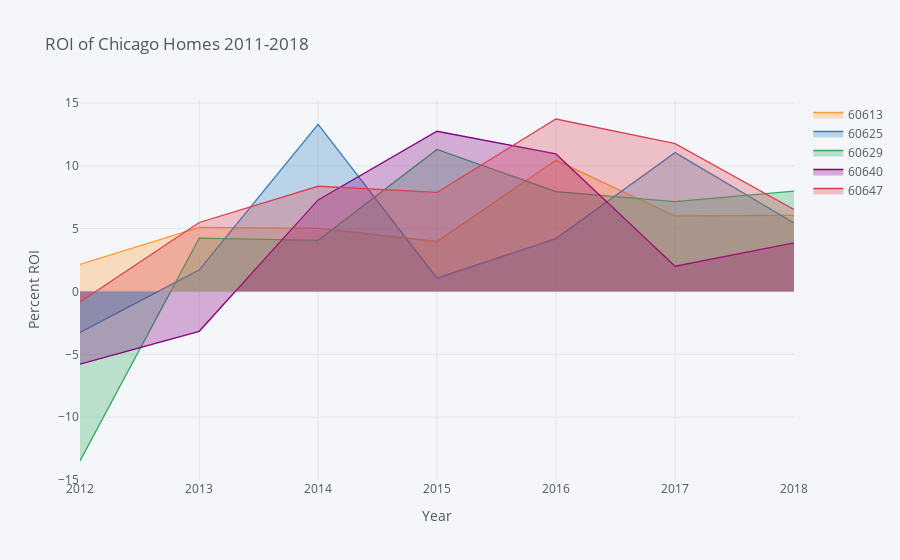

Notebook code for this chart:
### Code cell
import cufflinks as cf
cf.go_offline()
roi_chi.iplot(title="ROI of Chicago Homes 2011-2018",
                    xTitle="Year",
                    yTitle="Percent ROI",
                   shape=(13,8),
                    subplot_titles=True,
                    fill=True,)

### Figure 1 — Plotly figure (JSON) as saved in the notebook; plotly's stock layout.template omitted (floating-point values rounded to 4 significant figures)
{"data": [{"fill": "tozeroy", "fillcolor": "rgba(255, 153, 51, 0.3)", "line": {"color": "rgba(255, 153, 51, 1.0)", "dash": "solid", "shape": "linear", "width": 1.3}, "mode": "lines", "name": "60613", "text": "", "type": "scatter", "x": ["2012-01-01", "2013-01-01", "2014-01-01", "2015-01-01", "2016-01-01", "2017-01-01", "2018-01-01"], "y": [2.161, 5.098, 5.031, 3.979, 10.44, 6.011, 6.063]}, {"fill": "tozeroy", "fillcolor": "rgba(55, 128, 191, 0.3)", "line": {"color": "rgba(55, 128, 191, 1.0)", "dash": "solid", "shape": "linear", "width": 1.3}, "mode": "lines", "name": "60625", "text": "", "type": "scatter", "x": ["2012-01-01", "2013-01-01", "2014-01-01", "2015-01-01", "2016-01-01", "2017-01-01", "2018-01-01"], "y": [-3.259, 1.715, 13.31, 1.063, 4.207, 11.05, 5.453]}, {"fill": "tozeroy", "fillcolor": "rgba(50, 171, 96, 0.3)", "line": {"color": "rgba(50, 171, 96, 1.0)", "dash": "solid", "shape": "linear", "width": 1.3}, "mode": "lines", "name": "60629", "text": "", "type": "scatter", "x": ["2012-01-01", "2013-01-01", "2014-01-01", "2015-01-01", "2016-01-01", "2017-01-01", "2018-01-01"], "y": [-13.49, 4.244, 4.071, 11.31, 7.945, 7.148, 7.992]}, {"fill": "tozeroy", "fillcolor": "rgba(128, 0, 128, 0.3)", "line": {"color": "rgba(128, 0, 128, 1.0)", "dash": "solid", "shape": "linear", "width": 1.3}, "mode": "lines", "name": "60640", "text": "", "type": "scatter", "x": ["2012-01-01", "2013-01-01", "2014-01-01", "2015-01-01", "2016-01-01", "2017-01-01", "2018-01-01"], "y": [-5.783, -3.166, 7.289, 12.75, 10.95, 2.014, 3.869]}, {"fill": "tozeroy", "fillcolor": "rgba(219, 64, 82, 0.3)", "line": {"color": "rgba(219, 64, 82, 1.0)", "dash": "solid", "shape": "linear", "width": 1.3}, "mode": "lines", "name": "60647", "text": "", "type": "scatter", "x": ["2012-01-01", "2013-01-01", "2014-01-01", "2015-01-01", "2016-01-01", "2017-01-01", "2018-01-01"], "y": [-0.8377, 5.491, 8.375, 7.882, 13.73, 11.77, 6.533]}], "layout": {"legend": {"bgcolor": "#F5F6F9", "font": {"color": "#4D5663"}}, "paper_bgcolor": "#F5F6F9", "plot_bgcolor": "#F5F6F9", "title": {"font": {"color": "#4D5663"}, "text": "ROI of Chicago Homes 2011-2018"}, "xaxis": {"gridcolor": "#E1E5ED", "showgrid": true, "tickfont": {"color": "#4D5663"}, "title": {"font": {"color": "#4D5663"}, "text": "Year"}, "zerolinecolor": "#E1E5ED"}, "yaxis": {"gridcolor": "#E1E5ED", "showgrid": true, "tickfont": {"color": "#4D5663"}, "title": {"font": {"color": "#4D5663"}, "text": "Percent ROI"}, "zerolinecolor": "#E1E5ED"}}}
